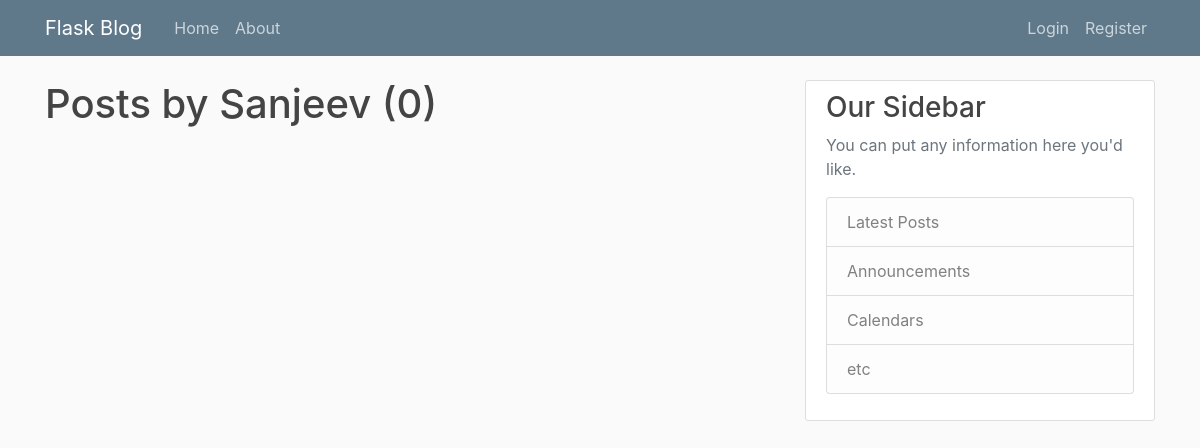
The page /user/Sanjeev on the database as committed earlier.
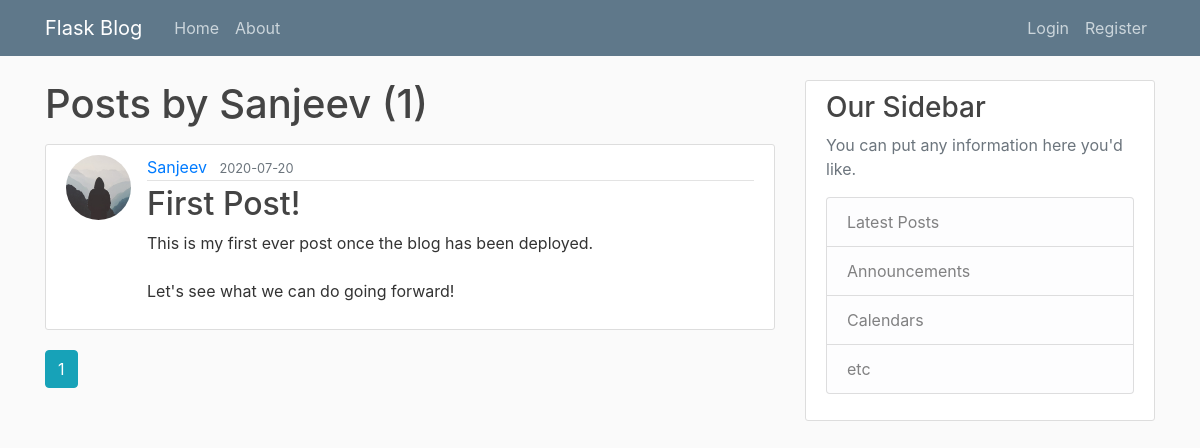
The same page on the database as committed later.
### flaskblog/models.py (models this page shows, shortened)
class Post(db.Model):
    id = db.Column(db.Integer, primary_key=True)
    title = db.Column(db.String(100), nullable=False)
    date_posted = db.Column(db.DateTime, nullable=False, default=datetime.utcnow)
    content = db.Column(db.Text, nullable=False)
    user_id = db.Column(db.Integer, db.ForeignKey('user.id'), nullable=False)

class User(db.Model, UserMixin):
    id = db.Column(db.Integer, primary_key=True)
    username = db.Column(db.String(20), unique=True, nullable=False)
    email = db.Column(db.String(120), unique=True, nullable=False)
    image_file = db.Column(db.String(20), nullable=False, default='default.jpg')
    password = db.Column(db.String(60), nullable=False)
    posts = db.relationship('Post', backref='author', lazy=True)

### flaskblog/routes.py (the view)
@app.route("/user/<string:username>")
def user_posts(username):
    page = request.args.get('page', 1, type=int)
    user = User.query.filter_by(username=username).first_or_404()
    posts = Post.query.filter_by(author=user)\
        .order_by(Post.date_posted.desc())\
        .paginate(page=page, per_page=5)
    return render_template('user_posts.html', posts=posts, user=user)

### flaskblog/templates/user_posts.html
{% extends "layout.html" %}
{% block content %}
    <h1 class="mb-3">Posts by {{ user.username }} ({{ posts.total }})</h1>
    {% for post in posts.items %}
        <article class="media content-section">
          <img class="rounded-circle article-img" src="{{ url_for('static', filename='profile_pics/' + post.author.image_file) }}">
          <div class="media-body">
            <div class="article-metadata">
              <a class="mr-2" href="{{ url_for('user_posts', username=post.author.username) }}">{{ post.author.username }}</a>
              <small class="text-muted">{{ post.date_posted.strftime('%Y-%m-%d') }}</small>
            </div>
            <h2><a class="article-title" href="{{ url_for('post', post_id=post.id) }}">{{ post.title }}</a></h2>
            <p class="article-content">{{ post.content }}</p>
          </div>
        </article>
    {% endfor %}
    {% for page_num in posts.iter_pages(left_edge=1, right_edge=1, left_current=1, right_current=2) %}
      {% if page_num %}
        {% if posts.page == page_num %}
          <a class="btn btn-info mb-4" href="{{ url_for('user_posts', username=user.username, page=page_num) }}">{{ page_num }}</a>
        {% else %}
          <a class="btn btn-outline-info mb-4" href="{{ url_for('user_posts', username=user.username, page=page_num) }}">{{ page_num }}</a>
        {% endif %}
      {% else %}
        ...
      {% endif %}
    {% endfor %}
{% endblock content %}

Rows that differ between the two databases and show on the page:
added Post: image_file (placeholder picture), author.username "Sanjeev", date_posted "2020-07-20", title "First Post!", content "This is my first ever post once the blog has been deployed. Let's see what we can do going forward!"
Other text that changed with them:
{{ posts.total }}: "0" → "1"
new list line: "1"
